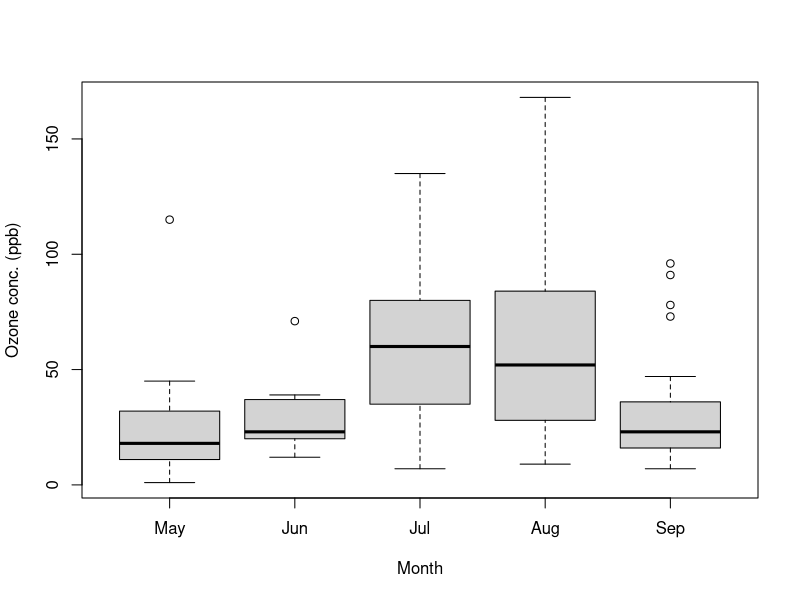
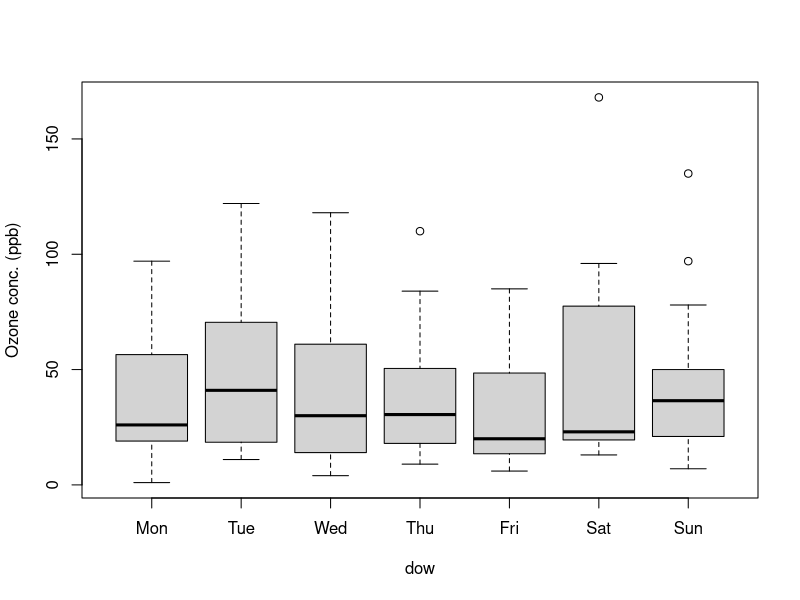
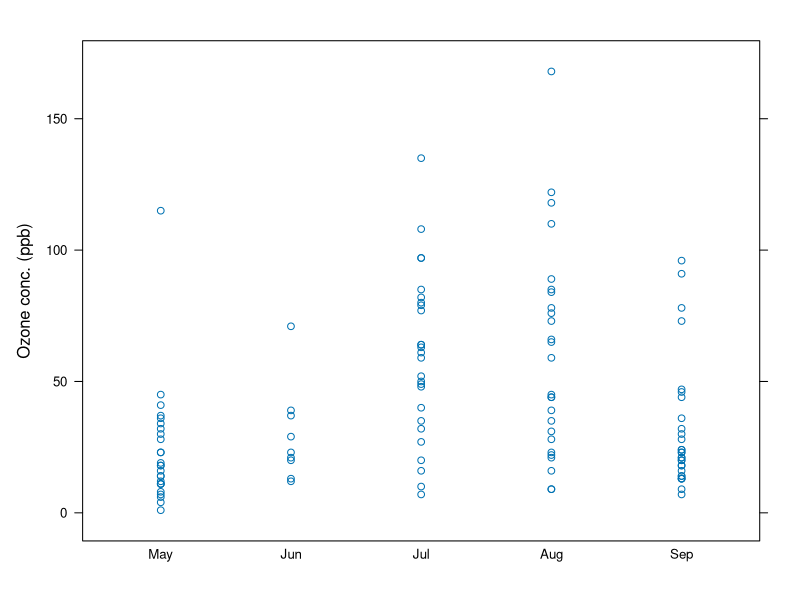
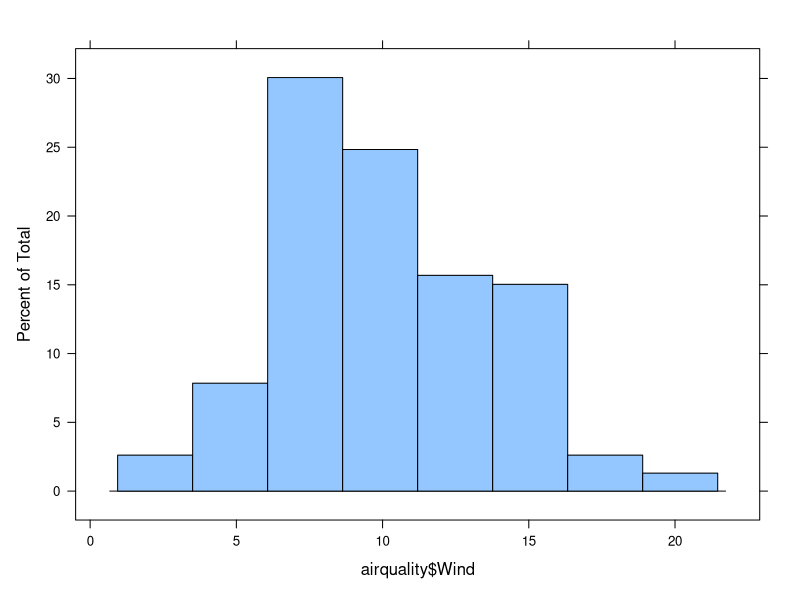
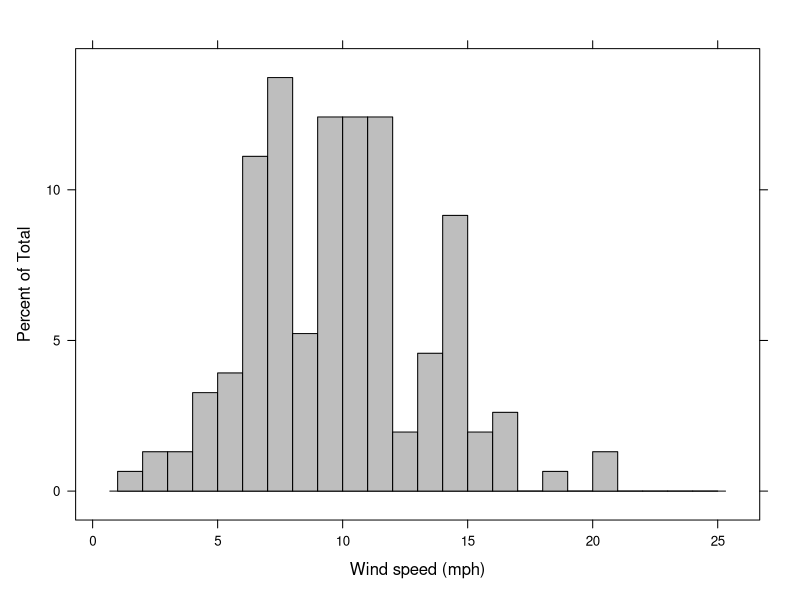

Reproduce these figures in R, in order.
## ---- chunk 1
data(airquality)
class(airquality)
## ---- chunk 2
?airquality
## ---- chunk 3
str(airquality)
## ---- chunk 4
summary(airquality)
## ---- chunk 5
mean(airquality$Ozone)
## ---- chunk 6
mean(airquality$Ozone, na.rm=TRUE)
## ---- chunk 7
head(airquality)
## ---- chunk 8
tail(airquality)
## ---- chunk 9
airquality$Month <- factor(airquality$Month, levels=5:9, labels=month.abb[5:9], ordered=TRUE)
## ---- chunk 10
airquality$dow<-rep_len(c(2,3,4,5,6,7,1),153)
## ---- chunk 11
airquality$dow <- factor(airquality$dow, levels=1:7, labels=c("Mon","Tue","Wed","Thu","Fri","Sat","Sun"), ordered=TRUE)
## ---- chunk 12
boxplot(Ozone ~ Month,data=airquality,ylab="Ozone conc. (ppb)")
boxplot(Ozone ~ dow,data=airquality,ylab="Ozone conc. (ppb)")
## ---- chunk 13
library(lattice)
stripplot(Ozone~ Month,data=airquality,ylab="Ozone conc. (ppb)")
## ---- chunk 14
histogram(airquality$Wind)
## ---- chunk 15
histogram(airquality$Wind,breaks=c(1:25),xlab="Wind speed (mph)",col="grey")
